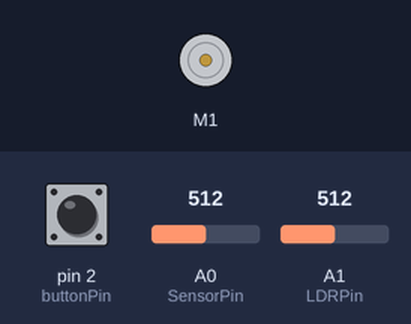
Recording of a sketch running on a simulated Arduino Uno, built with avr-gcc and run on an emulated ATmega328P. Shown: DC motor (green arrow = forward, orange = backward, longer = faster). The inputs (shaded band) are chosen by the test bench; at power-on: pin 2 (buttonPin) LOW, A0 (SensorPin) = 512, A1 (LDRPin) = 512. What the sketch prints to the serial monitor is not drawn.

Above: at 3.8 s.
3.9 s: pin 2 (buttonPin) pulled HIGH for 3 s
At 6.5 s:
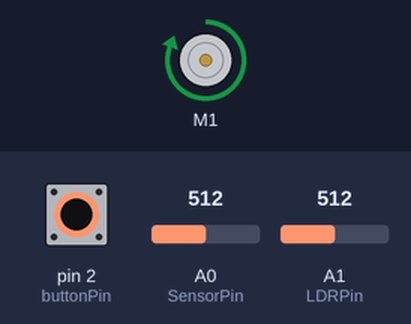
Timing chart, 0 to 13.5 s (numbered marks = the images above; inputs shaded):
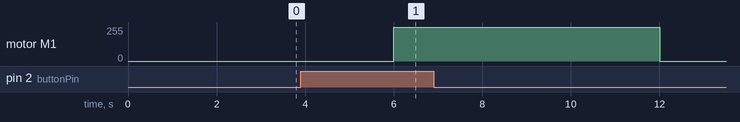

Measured:
- after the input at 3.9 s, motor M1: stopped → forward 255/255 after 2.1 s, → stopped 6.0 s later

The sketch:

final.ino
```cpp
#include <AFMotor.h>


#define SensorPin A0
#define LDRPin A1


AF_DCMotor motor1(1);
int buttonPin = 2;
int buttonState = 0;
float rawValue = 0;
int dryValue = 0;
int wetValue = 773;
int lowValue = 0;
int highValue = 1023;
int PercentageLowValue = 0;
int PercentageHighValue = 100;
int moistureLevel = 0;
int sensorValue =0;
int lightLevel = 0;
int pwm = 2;
int motorDrive = 6; // The output to the transistor that drives the motor
String str = "";

void setup() {
 Serial.begin(9600);
 Serial.println("CLEARDATA"); //clears up any data left from previous projects

Serial.println("LABEL,Time,Water,Sunlight"); //always write LABEL, so excel knows the next things will be the names of the columns (instead of Acolumn you could write Time for instance)

Serial.println("RESETTIMER"); //resets timer to 0

 motor1.setSpeed(255);
 pinMode(buttonPin, INPUT);

}

void loop() {

   rawValue =  analogRead(SensorPin);
   moistureLevel= map(rawValue, dryValue, wetValue, PercentageLowValue, PercentageHighValue);

   sensorValue = analogRead(LDRPin); // read the value from the sensor
   lightLevel= map(sensorValue, lowValue, highValue, PercentageLowValue, PercentageHighValue);
   delay(1);

    str = "DATA,TIME," + String(moistureLevel) + "," + String(lightLevel) + ",";
    Serial.println(str); //writes the time in the first column A and the time since the measurements started in column B
    delay(3000);
//    Serial.println("CLEARDATA"); //clears up any data left from previous projects


   buttonState = digitalRead(buttonPin);
  if(buttonState == HIGH){

      motor1.run(FORWARD);

      //Serial.println("Watering");
      delay(6000);
      motor1.run(RELEASE);
  }

}
```
